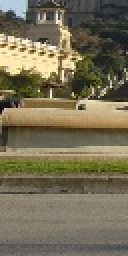
#> input picture Datasets/Train/PETA_INRIA_h250u:h250p_nh500pp/non_human_train/crop_000002_R1.jpg, 64 x 128 px, found by its file name (shown 2 times larger)
$ jupyter execute --allow-errors phase_2_laine.ipynb
#> lines starting #> are read from the running program, lines starting #| are printed output that depends on the picture
# Phase 2: Feature Extraction and SVM Training

[cell 1]
import math
import numpy as np
import cv2
import matplotlib.pyplot as plt
from pathlib import Path
from skimage import io, color
from scipy import ndimage
from PIL import ImageTk, Image
import joblib
import os
import random
from skimage.feature import hog
from sklearn.svm import LinearSVC, SVC
from sklearn.model_selection import train_test_split
from sklearn.metrics import det_curve
from sklearn.metrics import accuracy_score, precision_score, recall_score
from sklearn.metrics import RocCurveDisplay, confusion_matrix, DetCurveDisplay
from sklearn.metrics.pairwise import cosine_similarity

[cell 2]
def compute_grad(np_image, filter_ = "default" ):
    image=np.float32(np_image)
    #Here designed 3 different kernels for ablation study.
    if filter_ == "Sobel":
        kernel_x=np.array([[-1, 0, 1],
                           [-2, 0, 2],
                           [-1, 0, 1]], dtype=np.float32)
        kernel_y=np.array([[-1, -2, -1],
                           [ 0,  0,  0],
                           [ 1,  2,  1]], dtype=np.float32)
    elif filter_ == "Prewitt":
        kernel_x = np.array([[-1, 0, 1],
                             [-1, 0, 1],
                             [-1, 0, 1]], dtype=np.float32)
        kernel_y = np.array([[-1, -1, -1],
                             [ 0,  0,  0],
                             [ 1,  1,  1]], dtype=np.float32)
    else:
        kernel_x = np.array([[-1, 0, 1]], dtype=np.float32) #use [-1,0,1] filter without smoothing as required in default settings
        kernel_y = np.array([[-1],
                             [0],
                             [1]], dtype=np.float32) #use [-1,0,1] filter without smoothing as required
    grad_x = cv2.filter2D(image, -1, kernel_x) #filter applied on x direction
    grad_y = cv2.filter2D(image, -1, kernel_y) #filter applied on y direction

    mag, ang = cv2.cartToPolar(grad_x, grad_y, angleInDegrees = True) #use CV2's cartToPolar to get magtitude and angel (in 360 degree)
    #based on the documentation found on the CV2 webpage: The angles are calculated with accuracy about 0.3 degrees.
    #https://docs.opencv.org/3.0-beta/modules/core/doc/operations_on_arrays.html#carttopolar
    return mag, ang

[cell 3]
def compute_histogram(mag_cell, ang_cell, num_bins=9, angle_ = 180):
    bin_size = angle_ // num_bins # Oritation Bin (change for Ablation Study)
    histogram = np.zeros(num_bins) # create a container for histogram
    for i in range(mag_cell.shape[0]): #iterate each mag and ang cell then put in the correct bin for histogram
        for j in range(mag_cell.shape[1]):
            mag = mag_cell[i, j]
            if angle_ == 180: # (change for Ablation Study)
                ang = ang_cell[i, j]
                ang = ang % 180 #convert 360 degree to 180 degree, from signed angle to un-signed angle
            else:
                ang = ang_cell[i, j]
            bin_ = int(ang // bin_size) % num_bins
            histogram[bin_] += mag  #put gradient value into oritation bin
    return histogram

[cell 4]
def compute_hog(image, cell_size=8, block_size=16, num_bins=9, block_stride = 1,filter_ = "default", angle_ = 180 ): #(Change Settings for Ablation Study)

    height, width = image.shape
    mag, ang = compute_grad(image,filter_ )
    number_of_Xcells = width // cell_size #how many cells in X
    number_of_Ycells = height // cell_size #how many cells in Y

    cell_histograms = np.zeros((number_of_Ycells, number_of_Xcells, num_bins))

    for y in range(number_of_Ycells):
        for x in range(number_of_Xcells):
            y1 = y * cell_size  #Starting Index of Y
            y2 = y1 + cell_size #Ending Index of Y
            x1 = x * cell_size  #Starting Index of X
            x2 = x1 + cell_size #Ending Index of X

            mag_cell = mag[y1:y2, x1:x2] #extract correct section of magtitude
            ang_cell = ang[y1:y2, x1:x2] #extract correct section of angel

            cell_histograms[y, x, :] = compute_histogram(mag_cell, ang_cell, num_bins, angle_) #put result into the cell_histograms

    block_number = block_size // cell_size
    block_hist = []
    #sliding blocks on Y and X, here I've added step size, if cell size is 8, block size is 32, I can slide cell by cell
    #or every second cell for the block nomalisation
    for y in range(0, number_of_Ycells - block_number + 1, block_stride):
        for x in range(0, number_of_Xcells - block_number + 1, block_stride):
            block = cell_histograms[y:y+block_number, x:x+block_number, :].flatten() #flatten into one vector
            eps = 1e-5 #to avoid divided by zero.
            block_norm_1 = block / (np.linalg.norm(block) + eps)  #First normalisaiton
            block_norm_1 = np.clip(block_norm_1, 0, 0.2)  #Clip Lowe-style , mentioned in paper : Lowe's Scale Invariant Feature Transformation (SIFT)
            block_norm_2 = block_norm_1 / (np.linalg.norm(block_norm_1) + eps) #Second normalisation
            block_hist.append(block_norm_2)

    return np.concatenate(block_hist)

##### Ready to test an image

[cell 5]
original_image = Image.open("../Dataset/non_human_v2_train/crop_000002_R1.jpg")
#> original_image is the input picture: PIL image 64x128 RGB; mean R, G, B 118.6, 110.4, 85.6
np_image = np.array(original_image.convert('L'))
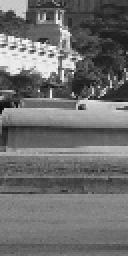
#> np_image: shape (128, 64) (shown 2 times larger); min 14, max 249, mean 110
np_image=np.float32(np_image)

[cell 6]
features_selfwritten = compute_hog(np_image, cell_size=8, block_size=16, num_bins=9, block_stride = 1,filter_ = "default", angle_ = 180)
#> in compute_grad, `grad_x = cv2.filter2D(image, -1, kernel_x)`:
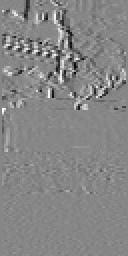
#> grad_x: shape (128, 64) float32 (shown 2 times larger); min -195, max 174, mean -0.6; drawn with min black and max white
#> in compute_grad, `grad_y = cv2.filter2D(image, -1, kernel_y)`:
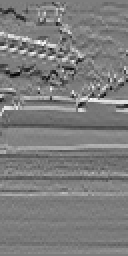
#> grad_y: shape (128, 64) float32 (shown 2 times larger); min -194, max 200, mean 0.2; drawn with min black and max white
#> in compute_grad, `mag, ang = cv2.cartToPolar(grad_x, grad_y, angleInDegrees = True) #use..`:
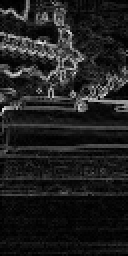
#> mag: shape (128, 64) float32 (shown 2 times larger); min 0, max 238.3, mean 31.9
#> in compute_grad, `mag, ang = cv2.cartToPolar(grad_x, grad_y, angleInDegrees = True) #use..`:
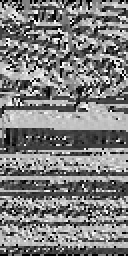
#> ang: shape (128, 64) float32 (shown 2 times larger); min 0, max 359.5, mean 179.2; drawn with min black and max white
#> after the loop in compute_hog, `for y in range(0, number_of_Ycells - block_number + 1, block_stride):`: block_hist = 105 items
#> features_selfwritten = 3780 values, max 0.489 at index 1804, min 0 at index 83, mean 0.131
features_selfwritten
#> Out has the same summary as features_selfwritten

Using the skimage package

[cell 7]
features = hog(
    np_image,
    orientations=9,
    pixels_per_cell=(8, 8),
    cells_per_block=(2, 2),
    block_norm='L2-Hys',
    transform_sqrt=False,  # no gamma correction
    visualize=False,
    feature_vector=True
)
#> features has the same summary as features_selfwritten
features
#> Out has the same summary as features_selfwritten

$ run again, with Datasets/Train/PETA_INRIA_h250u:h250p_nh500pp/non_human_train/crop001824_L1.jpg copied over Datasets/Train/PETA_INRIA_h250u:h250p_nh500pp/non_human_train/crop_000002_R1.jpg
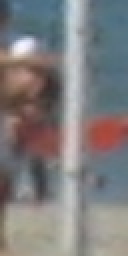
#> input picture Datasets/Train/PETA_INRIA_h250u:h250p_nh500pp/non_human_train/crop001824_L1.jpg, 64 x 128 px, found by its file name (shown 2 times larger)
#> original_image is the input picture: PIL image 64x128 RGB; mean R, G, B 127.4, 124.9, 125.5
#> in compute_grad, `mag, ang = cv2.cartToPolar(grad_x, grad_y, angleInDegrees = True) #use..`:
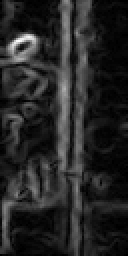
#> mag: shape (128, 64) float32 (shown 2 times larger); min 0, max 81.02, mean 12.2; drawn with min black and max white
#> in compute_grad, `mag, ang = cv2.cartToPolar(grad_x, grad_y, angleInDegrees = True) #use..`:
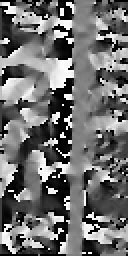
#> ang: shape (128, 64) float32 (shown 2 times larger); min 0, max 358.8, mean 156; drawn with min black and max white
#> after the loop in compute_hog, `for y in range(0, number_of_Ycells - block_number + 1, block_stride):`: block_hist = 105 items
#> features_selfwritten = 3780 values, max 0.499 at index 180, min 0 at index 5, mean 0.117
#> `features_selfwritten`: Out has the same summary as features_selfwritten
#> features has the same summary as features_selfwritten
#> `features`: Out has the same summary as features_selfwritten

$ run again, with Datasets/Train/PETA_INRIA_h250u:h250p_nh500pp/non_human_train/person_036_L1.jpg copied over Datasets/Train/PETA_INRIA_h250u:h250p_nh500pp/non_human_train/crop_000002_R1.jpg
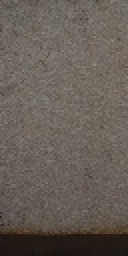
#> input picture Datasets/Train/PETA_INRIA_h250u:h250p_nh500pp/non_human_train/person_036_L1.jpg, 64 x 128 px, found by its file name (shown 2 times larger)
#> original_image is the input picture: PIL image 64x128 RGB; mean R, G, B 101.8, 93.6, 86
#> in compute_grad, `mag, ang = cv2.cartToPolar(grad_x, grad_y, angleInDegrees = True) #use..`:
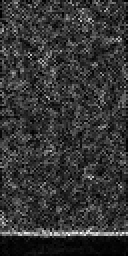
#> mag: shape (128, 64) float32 (shown 2 times larger); min 0, max 57, mean 11.9; drawn with min black and max white
#> in compute_grad, `mag, ang = cv2.cartToPolar(grad_x, grad_y, angleInDegrees = True) #use..`:
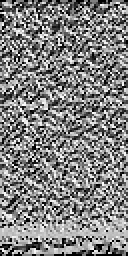
#> ang: shape (128, 64) float32 (shown 2 times larger); min 0, max 357.7, mean 181.6; drawn with min black and max white
#> after the loop in compute_hog, `for y in range(0, number_of_Ycells - block_number + 1, block_stride):`: block_hist = 105 items
#> features_selfwritten = 3780 values, max 0.397 at index 3747, min 0 at index 3296, mean 0.153
#> `features_selfwritten`: Out has the same summary as features_selfwritten
#> features has the same summary as features_selfwritten
#> `features`: Out has the same summary as features_selfwritten
